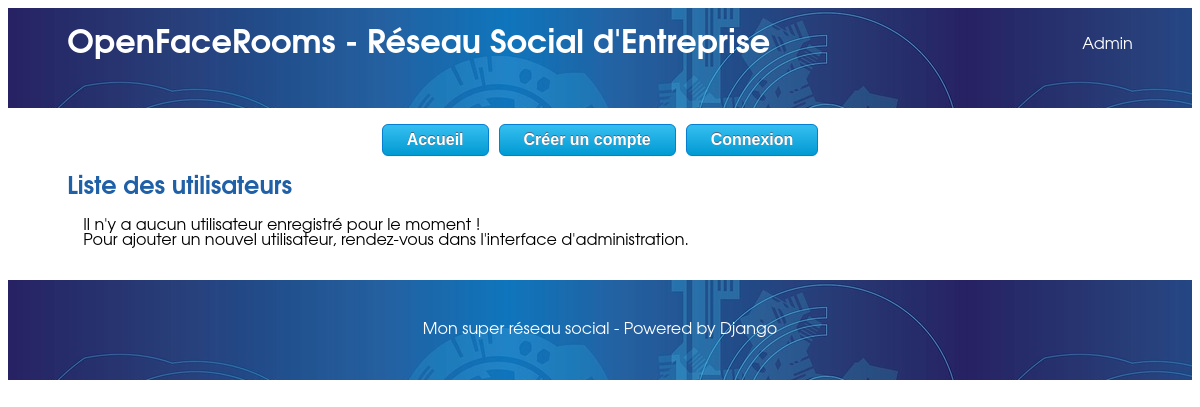
The app's page /, older data.
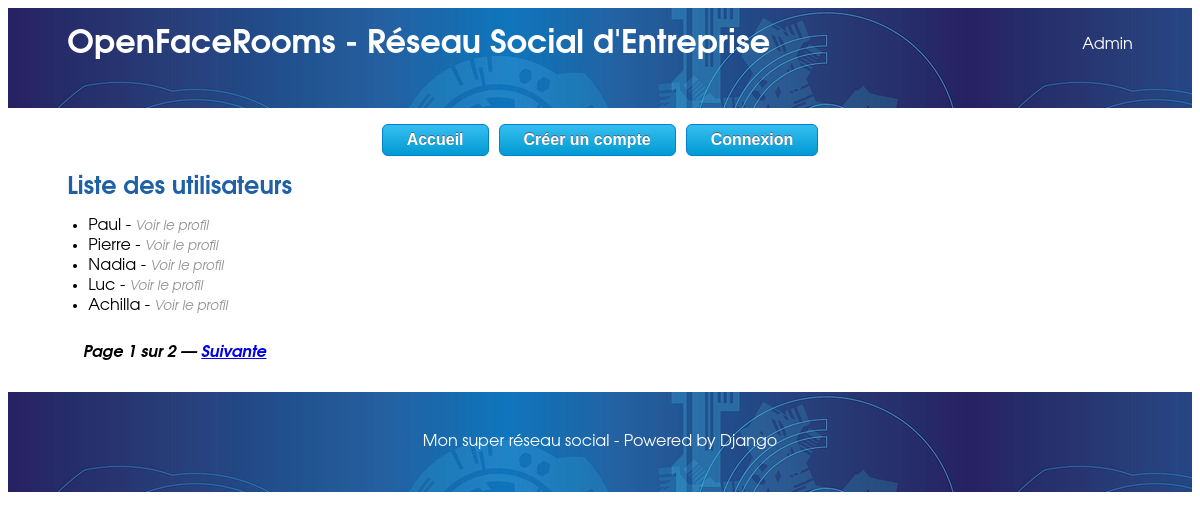
The same page, newer data.
### social/models.py (models this page shows, shortened)
class Profil(models.Model):
    user = models.OneToOneField(User, on_delete=models.CASCADE)
    avatar = models.ImageField(null=True, blank=True, upload_to="avatars/")
    statut = models.CharField(max_length=50, blank=True)

### social/views.py (the view)
# urls.py: re_path(r'^$', views.ListeUtilisateurs.as_view(), name = "social_utilisateurs"),
class ListeUtilisateurs(ListView):
    model = Profil
    context_object_name = "utilisateurs"
    template_name = "social/utilisateurs.html"
    paginate_by = 5

### social/templates/social/utilisateurs.html (shortened to what this page needs)
{% extends "base.html" %}
{% block content %}
    <h2>Liste des utilisateurs</h2>
    <section>
        {% if utilisateurs %}
            <ul>
                {% for utilisateur in utilisateurs %}
                    <li>{{ utilisateur.user.username }} - <a class = "link_profil" href="{% url 'social_profile' utilisateur.id %}">Voir le profil</a></li>
                {% endfor %}
            </ul>
        {% else %}
            <p>Il n'y a aucun utilisateur enregistré pour le moment !</p>
            <p>Pour ajouter un nouvel utilisateur, rendez-vous dans l'interface d'administration.</p>
        {% endif %}
    </section>
    <section>
        {% if is_paginated %}
            <div class="pagination">
               Page {{ page_obj.number }} sur {{ page_obj.paginator.num_pages }}
               {% if page_obj.has_next %}
                  — <a href="?page={{ page_obj.next_page_number }}">Suivante</a>
               {% endif %}
            </div>
        {% endif %}
    </section>
{% endblock %}

Row changes from the older to the newer data that the page shows:
added Profil: user.username "Paul"
added Profil: user.username "Pierre"
added Profil: user.username "Nadia"
added Profil: user.username "Luc"
added Profil: user.username "Achilla"
Text that changed along with them:
{{ page_obj.number }}: (not shown) → "1"
{{ page_obj.paginator.num_pages }}: (not shown) → "2"
text no longer shown: "Il n'y a aucun utilisateur enregistré pour le moment ! Pour ajouter un nouvel utilisateur, rendez-vous dans l'interface d'administration."
text now shown: "Page sur — Suivante"
